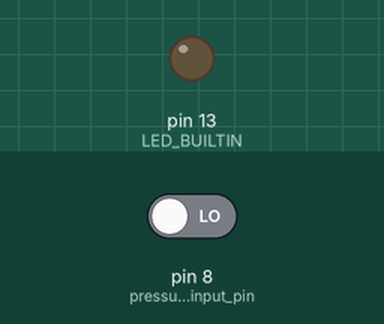
Recording of a sketch running on a simulated Arduino Uno, built with avr-gcc and run on an emulated ATmega328P. Parts: output pins drawn as LEDs (lit = HIGH). The test bench sets the inputs (shaded band); at power-on: pin 8 (pressure_input_pin) LOW. Pins used as bus, display or sensor lines are not drawn.

Above: at 3.8 s.
At 11.4 s:
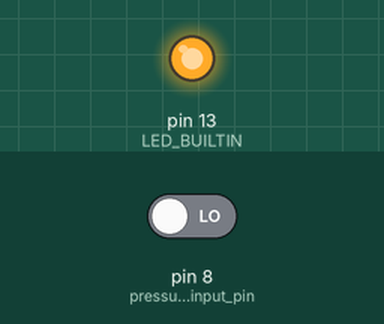
Timing chart, 0 to 19.8 s (numbered marks = the images above):
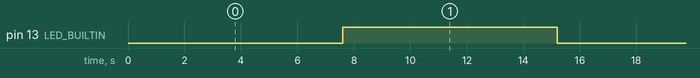

The sketch:

Blink.ino
```cpp
uint32_t base_timer_loop = 0;
uint8_t LED_BUILTIN_state = 0;
uint8_t PRESSURE_SENSOR_state = 0;
int pressure_input_pin = 8;
uint32_t pressure_sensorValue = 0;


uint8_t SENSOR_LEVEL1_PIN = 12;
uint8_t SENSOR_LEVEL2_PIN = 10;

uint8_t LEVEL1_PIN_state = 0;
uint8_t LEVEL2_PIN_state = 0;

uint16_t LEVEL1_POS1 = 4240;
uint16_t LEVEL1_POS2 = 4200;

uint16_t LEVEL2_POS1 = 4160;
uint16_t LEVEL2_POS2 = 4080;

uint8_t DEBUG_SERIAL = 0;
// uint8_t DEBUG_SERIAL = 1;

// the setup function runs once when you press reset or power the board
void setup() {
  // initialize digital pin LED_BUILTIN as an output.
  pinMode(LED_BUILTIN, OUTPUT);

  pinMode(SENSOR_LEVEL1_PIN, OUTPUT);
  pinMode(SENSOR_LEVEL2_PIN, OUTPUT);
  digitalWrite(SENSOR_LEVEL1_PIN, HIGH);
  digitalWrite(SENSOR_LEVEL2_PIN, HIGH);

  // pinMode(pressure_input_pin, INPUT_PULLUP);
  pinMode(pressure_input_pin, INPUT);
  if (DEBUG_SERIAL > 0) {
    Serial.begin(9600);
  }

}

// the loop function runs over and over again forever
void loop() {
  base_timer_loop++;
  if (base_timer_loop > 800000) {
    base_timer_loop = 0;

    if ((pressure_sensorValue > LEVEL1_POS1) && ( (LEVEL1_PIN_state > 0))) {
      LEVEL1_PIN_state = 0;
      digitalWrite(SENSOR_LEVEL1_PIN, HIGH);
    }

    if ((pressure_sensorValue < LEVEL1_POS2) && (!(LEVEL1_PIN_state > 0))) {
      LEVEL1_PIN_state = 1;
      digitalWrite(SENSOR_LEVEL1_PIN, LOW);
    }

    if ((pressure_sensorValue > LEVEL2_POS1) && ( (LEVEL2_PIN_state > 0))) {
      LEVEL2_PIN_state = 0;
      digitalWrite(SENSOR_LEVEL2_PIN, HIGH);
    }

    if ((pressure_sensorValue < LEVEL2_POS2) && (!(LEVEL2_PIN_state > 0))) {
      LEVEL2_PIN_state = 1;
      digitalWrite(SENSOR_LEVEL2_PIN, LOW);
    }

    if (DEBUG_SERIAL > 0) {
      Serial.print("P1=[");
      Serial.print(LEVEL1_PIN_state);
      Serial.print("] P2=[");
      Serial.print(LEVEL2_PIN_state);
      Serial.print("] ");

      Serial.print("P=[");
      Serial.print(pressure_sensorValue);
      Serial.println("]");
    }

    pressure_sensorValue = 0;

    if (LED_BUILTIN_state > 0) {
      LED_BUILTIN_state = 0;
      digitalWrite(LED_BUILTIN, LOW);    // turn the LED off by making the voltage LOW
    } else {
      LED_BUILTIN_state = 1;
      digitalWrite(LED_BUILTIN, HIGH);   // turn the LED on (HIGH is the voltage level)
    }
  }

  read_sensor_pin();
  delayMicroseconds(1);
}

void read_sensor_pin() {
  uint8_t pinState = digitalRead(pressure_input_pin);
  if (pinState != PRESSURE_SENSOR_state) {
    PRESSURE_SENSOR_state = pinState;
    pressure_sensorValue++;
  }
}
```

Measured:
- by itself, pin 13 (LED_BUILTIN): alternates HIGH for 7.6 s and LOW for 7.6 s
